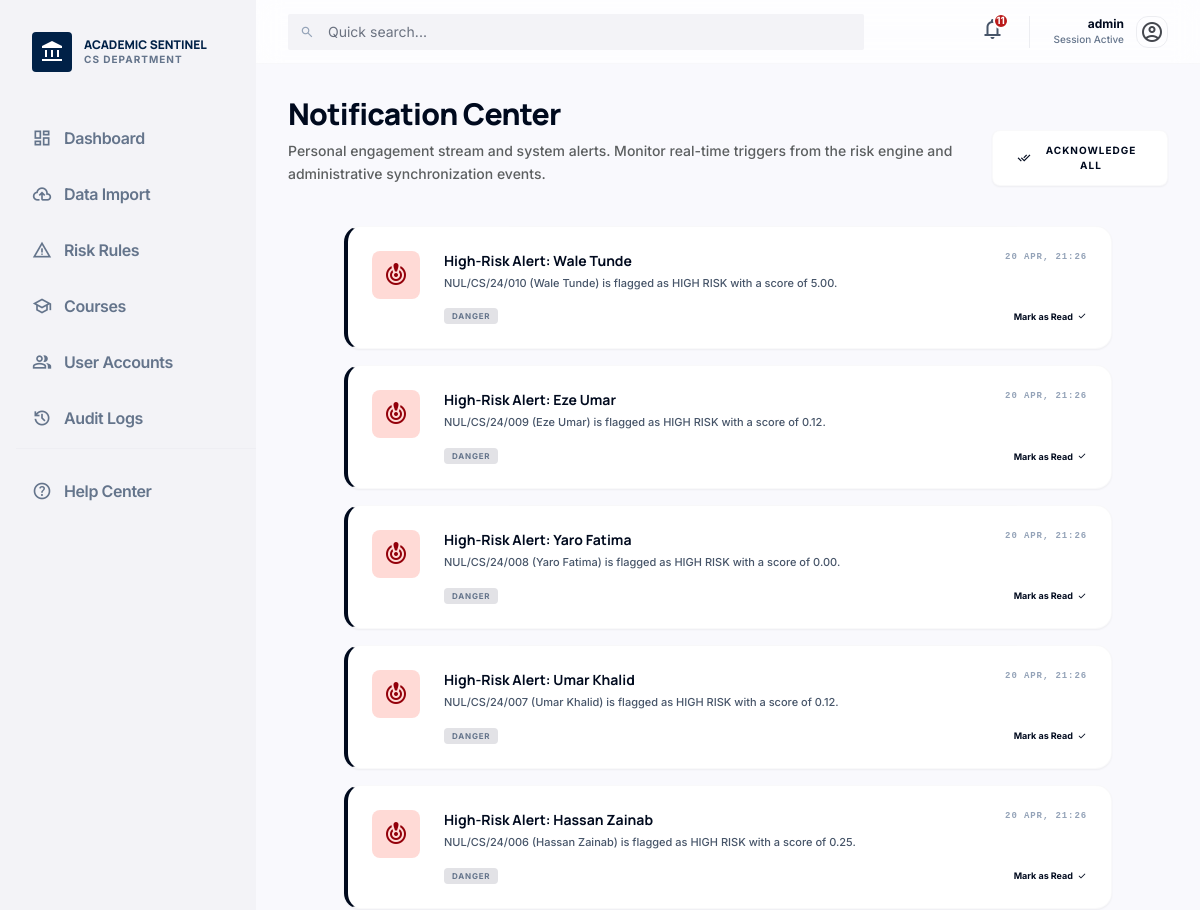
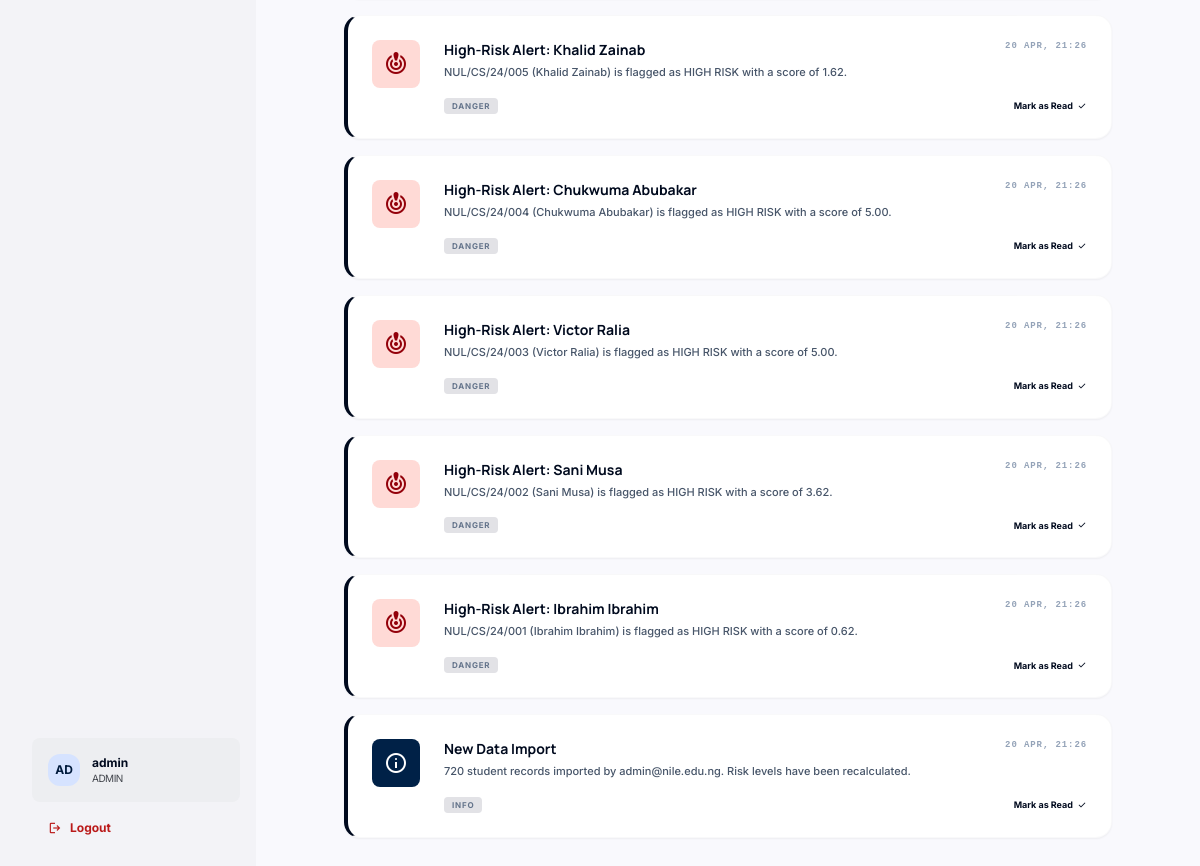
Screenshot of /notifications/ (signed in) with the database file from the repository (2 pictures, top to bottom).
### backend/models.py (models this page shows, shortened)
class User(UserMixin, db.Model):
    __tablename__ = 'users'
    id = db.Column(db.Integer, primary_key=True)
    username = db.Column(db.String(64), unique=True, nullable=True)
    email = db.Column(db.String(120), unique=True, nullable=False)
    password_hash = db.Column(db.String(128))
    role = db.Column(db.String(20), default='Staff')  # Admin or Staff
    is_active = db.Column(db.Boolean, default=True)
    created_at = db.Column(db.DateTime, default=datetime.utcnow)

class Notification(db.Model):
    __tablename__ = 'notifications'
    id = db.Column(db.Integer, primary_key=True)
    user_id = db.Column(db.Integer, db.ForeignKey('users.id'))
    title = db.Column(db.String(100))
    body = db.Column(db.Text)
    category = db.Column(db.String(20), default='info')  # info | warning | danger
    is_read = db.Column(db.Boolean, default=False)
    timestamp = db.Column(db.DateTime, default=datetime.utcnow)
    user = db.relationship('User', backref='notifications', foreign_keys=[user_id])

### backend/routes/notifications.py (the view)
@notify_bp.route('/')
@login_required
def index():
    notifs = Notification.query.filter_by(user_id=current_user.id)\
                               .order_by(Notification.timestamp.desc()).all()
    return render_template('notifications/index.html', notifications=notifs)

### templates/notifications/index.html (shortened to what this page needs)
{% extends "base.html" %}
{% block content %}
<div class="flex flex-col md:flex-row justify-between items-end mb-10 gap-8">
    <div class="max-w-2xl">
        <h1 class="text-3xl font-extrabold text-primary font-headline tracking-tight mb-2">Notification Center</h1>
        <p class="text-secondary font-body leading-relaxed text-sm font-medium">
            Personal engagement stream and system alerts. Monitor real-time triggers from the risk engine and administrative synchronization events.
        </p>
    </div>
    {% if notifications %}
    <form action="{{ url_for('notify.mark_all_read') }}" method="POST">
        <button type="submit" class="inline-flex items-center gap-2 px-6 py-3 bg-white border border-outline-variant/10 rounded-xl text-[10px] font-bold text-primary uppercase tracking-widest hover:bg-surface-container-low transition-all shadow-sm">
            <span class="material-symbols-outlined text-sm">done_all</span>
            Acknowledge All
        </button>
    </form>
    {% endif %}
</div>
<div class="max-w-3xl mx-auto space-y-4">
    {% for n in notifications %}
    <div class="relative group bg-white rounded-2xl border border-outline-variant/10 shadow-sm p-6 flex gap-6 items-start transition-all hover:shadow-md {% if not n.is_read %}border-l-4 border-l-primary bg-primary/5{% endif %}">
        <div class="w-12 h-12 flex-shrink-0 rounded-xl flex items-center justify-center
            {% if n.category == 'danger' %}bg-error-container text-on-error-container
            {% elif n.category == 'warning' %}bg-[#ffd9df] text-[#8f003f]
            {% else %}bg-primary-container text-white{% endif %}">
            <span class="material-symbols-outlined">
            </span>
        </div>
        <div class="flex-1 min-w-0">
            <div class="flex justify-between items-start mb-1">
                <h3 class="font-bold text-primary text-sm truncate pr-4">{{ n.title }}</h3>
                <span class="text-[9px] font-mono text-slate-400 font-bold uppercase tracking-widest flex-shrink-0">
                    {{ n.timestamp.strftime('%d %b, %H:%M') }}
                </span>
            </div>
            <p class="text-[11px] text-slate-600 leading-relaxed font-medium mb-4">{{ n.body }}</p>
            <div class="flex items-center justify-between">
                <div class="flex items-center gap-2">
                    <span class="px-2 py-0.5 rounded-[4px] bg-surface-container-highest text-[8px] font-bold uppercase tracking-widest text-slate-500">
                        {{ n.category or 'System' }}
                    </span>
                </div>
                {% if not n.is_read %}
                <form action="{{ url_for('notify.mark_read', notif_id=n.id) }}" method="POST">
                    <button type="submit" class="text-[9px] font-bold text-primary hover:underline flex items-center gap-1">
                        Mark as Read
                        <span class="material-symbols-outlined text-[10px]">check</span>
                    </button>
                </form>
                {% else %}
                <span class="text-[9px] font-bold text-slate-300 flex items-center gap-1">
                    Acknowledged
                    <span class="material-symbols-outlined text-[10px]">done_all</span>
                </span>
                {% endif %}
            </div>
        </div>
    </div>
    {% endfor %}
</div>
{% endblock %}

### templates/base.html (shortened to what this page needs)
<!DOCTYPE html>
<html class="light" lang="en">
<head>
    <script src="https://cdn.tailwindcss.com?plugins=forms,container-queries"></script>
    <script id="tailwind-config">
        tailwind.config = {
            darkMode: "class",
            theme: {
                extend: {
                    "colors": {
                        "on-background": "#191c1e",
                        "tertiary-fixed": "#ffd9df",
                        "secondary": "#5c5f60",
                        "primary-container": "#002147",
                        "primary-fixed-dim": "#aec7f6",
                        "secondary-fixed": "#e1e3e4",
                        "outline-variant": "#c4c6cf",
                        "on-primary-fixed-variant": "#2d476f",
                        "surface-container-lowest": "#ffffff",
                        "on-tertiary-fixed": "#3f0018",
                        "primary": "#000a1e",
                        "tertiary": "#200008",
                        "on-secondary-fixed-variant": "#454748",
                        "surface-container-highest": "#e2e2e6",
                        "on-primary": "#ffffff",
                        "surface-container": "#edeef1",
                        "on-secondary": "#ffffff",
                        "on-tertiary": "#ffffff",
                        "tertiary-container": "#4a001d",
                        "on-tertiary-container": "#f4447e",
                        "surface-container-high": "#e7e8eb",
                        "on-surface-variant": "#44474e",
                        "tertiary-fixed-dim": "#ffb1c2",
                        "on-primary-container": "#708ab5",
                        "surface-variant": "#e2e2e6",
                        "inverse-primary": "#aec7f6",
                        "outline": "#74777f",
                        "on-secondary-container": "#626566",
                        "surface-tint": "#465f88",
                        "on-error-container": "#93000a",
                        "background": "#f9f9fd",
                        "inverse-surface": "#2e3133",
                        "surface-container-low": "#f3f3f7",
                        "surface": "#f9f9fd",
                        "primary-fixed": "#d6e3ff",
                        "secondary-fixed-dim": "#c5c7c8",
                        "secondary-container": "#e1e3e4",
                        "error": "#ba1a1a",
                        "error-container": "#ffdad6",
                        "on-primary-fixed": "#001b3d",
                        "on-tertiary-fixed-variant": "#8f003f",
                        "inverse-on-surface": "#f0f0f4",
                        "on-error": "#ffffff",
                        "on-secondary-fixed": "#191c1d",
                        "surface-dim": "#d9dadd",
                        "surface-bright": "#f9f9fd",
                        "on-surface": "#191c1e"
                    },
                    "borderRadius": {
                        "DEFAULT": "0.125rem",
                        "lg": "0.25rem",
                        "xl": "0.5rem",
                        "full": "0.75rem"
                    },
                    "fontFamily": {
                        "headline": ["Manrope"],
                        "body": ["Inter"],
                        "label": ["Inter"]
                    }
                },
            },
        }
    </script>
</head>
<body class="bg-surface text-on-surface min-h-screen {% if current_user.is_authenticated %}flex{% endif %}">
    {% if current_user.is_authenticated %}
    <aside class="h-screen w-64 fixed left-0 top-0 bg-[#f3f3f7] dark:bg-slate-900 flex flex-col py-8 pl-4 z-50">
        <div class="mb-10 px-4">
            <div class="flex items-center gap-3">
                <div class="w-10 h-10 bg-primary-container rounded-lg flex items-center justify-center text-white">
                    <span class="material-symbols-outlined" style="font-variation-settings: 'FILL' 1;">account_balance</span>
                </div>
                <div>
                    <h1 class="text-xs font-extrabold text-[#002147] dark:text-white font-headline leading-tight">ACADEMIC SENTINEL</h1>
                    <p class="text-[10px] text-slate-500 font-manrope font-bold tracking-widest uppercase">CS Department</p>
                </div>
            </div>
        </div>
        <nav class="flex-1 space-y-1">
            {% if current_user.role == 'Admin' %}
            <a class="flex items-center gap-3 px-4 py-3 text-slate-500 font-manrope font-semibold tracking-tight hover:bg-white rounded-l-lg transition-all" href="{{ url_for('admin.dashboard') }}">
                <span class="material-symbols-outlined text-xl">dashboard</span>
                <span>Dashboard</span>
            </a>
            <a class="flex items-center gap-3 px-4 py-3 text-slate-500 font-manrope font-semibold tracking-tight hover:bg-white rounded-l-lg transition-all" href="{{ url_for('admin.import_data') }}">
                <span class="material-symbols-outlined text-xl">cloud_upload</span>
                <span>Data Import</span>
            </a>
            <a class="flex items-center gap-3 px-4 py-3 text-slate-500 font-manrope font-semibold tracking-tight hover:bg-white rounded-l-lg transition-all" href="{{ url_for('admin.risk_rules') }}">
                <span class="material-symbols-outlined text-xl">warning</span>
                <span>Risk Rules</span>
            </a>
            <a class="flex items-center gap-3 px-4 py-3 text-slate-500 font-manrope font-semibold tracking-tight hover:bg-white rounded-l-lg transition-all" href="{{ url_for('admin.courses') }}">
                <span class="material-symbols-outlined text-xl">school</span>
                <span>Courses</span>
            </a>
            <a class="flex items-center gap-3 px-4 py-3 text-slate-500 font-manrope font-semibold tracking-tight hover:bg-white rounded-l-lg transition-all" href="{{ url_for('admin.users') }}">
                <span class="material-symbols-outlined text-xl">group</span>
                <span>User Accounts</span>
            </a>
            <a class="flex items-center gap-3 px-4 py-3 text-slate-500 font-manrope font-semibold tracking-tight hover:bg-white rounded-l-lg transition-all" href="{{ url_for('admin.audit_logs') }}">
                <span class="material-symbols-outlined text-xl">history</span>
                <span>Audit Logs</span>
            </a>
            {% endif %}
            <div class="mt-8 pt-4 border-t border-outline-variant/10">
                <a class="flex items-center gap-3 px-4 py-3 text-slate-500 font-manrope font-semibold tracking-tight hover:bg-white rounded-l-lg transition-all" href="{{ url_for('help.index') }}">
                    <span class="material-symbols-outlined text-xl">help_outline</span>
                    <span>Help Center</span>
                </a>
            </div>
        </nav>
        <div class="mt-auto px-4">
            <div class="bg-surface-container rounded-xl p-4 flex items-center gap-3">
                <div class="w-8 h-8 rounded-full bg-primary-fixed flex items-center justify-center font-bold text-xs text-on-primary-fixed">
                    {{ current_user.username[:2]|upper }}
                </div>
                <div class="overflow-hidden">
                    <p class="text-xs font-bold text-primary truncate">{{ current_user.username }}</p>
                    <p class="text-[10px] text-on-surface-variant uppercase tracking-tighter">{{ current_user.role }}</p>
                </div>
            </div>
            <a href="{{ url_for('auth.logout') }}" class="flex items-center gap-2 mt-4 px-4 text-xs font-bold text-error hover:opacity-70 transition-all">
                <span class="material-symbols-outlined text-sm">logout</span>
                Logout
            </a>
        </div>
    </aside>
    <div class="flex-1 ml-64 min-h-screen flex flex-col">
        <header class="fixed top-0 right-0 w-[calc(100%-16rem)] z-40 bg-white/70 backdrop-blur-md flex justify-between items-center h-16 px-8 border-b border-outline-variant/10">
            <div class="flex items-center flex-1 max-w-xl">
                <div class="relative w-full">
                    <span class="material-symbols-outlined absolute left-3 top-1/2 -translate-y-1/2 text-slate-400 text-sm">search</span>
                    <input class="w-full bg-surface-container-low border-none rounded-sm py-2 pl-10 pr-4 text-sm focus:ring-1 focus:ring-primary-container" placeholder="Quick search..." type="text"/>
                </div>
            </div>
            <div class="flex items-center gap-6">
                <a href="{{ url_for('notify.index') }}" class="relative text-slate-600 hover:text-[#002147] transition-all">
                    <span class="material-symbols-outlined">notifications</span>
                    {% if unread_notif_count > 0 %}
                    <span class="absolute -top-1 -right-1 w-4 h-4 bg-error text-white text-[10px] font-bold rounded-full flex items-center justify-center border-2 border-white">
                        {{ unread_notif_count }}
                    </span>
                    {% endif %}
                </a>
                <a href="{{ url_for('auth.profile') }}" class="flex items-center gap-3 group">
                    <div class="text-right hidden sm:block">
                        <div class="text-xs font-bold text-primary group-hover:text-primary-container transition-colors">{{ current_user.username }}</div>
                        <div class="text-[10px] text-slate-500 font-medium">Session Active</div>
                    </div>
                    <div class="w-8 h-8 rounded-full overflow-hidden border border-outline-variant/30 group-hover:border-primary-container transition-all">
                        <span class="material-symbols-outlined text-on-surface-variant flex items-center justify-center h-full">account_circle</span>
                    </div>
                </a>
            </div>
        </header>
        <main class="mt-16 p-8 flex-1">
            {% block content %}{% endblock %}
        </main>
    </div>
    {% else %}
        {% block auth_content %}{% endblock %}
    {% endif %}
</body>
</html>

### templates/base.html (style rules this page uses)
.material-symbols-outlined { font-variation-settings: 'FILL' 0, 'wght' 400, 'GRAD' 0, 'opsz' 24; }
body { font-family: 'Inter', sans-serif; }
h1, h2, h3, h4, .font-headline { font-family: 'Manrope', sans-serif; }

### rows the page displays
User: username "AD", username "admin", role "ADMIN"
Notification: title "High-Risk Alert: Wale Tunde", timestamp "20 APR, 21:26", body "NUL/CS/24/010 (Wale Tunde) is flagged as HIGH RISK with a score of 5.00.", category "DANGER"
Notification: title "High-Risk Alert: Eze Umar", timestamp "20 APR, 21:26", body "NUL/CS/24/009 (Eze Umar) is flagged as HIGH RISK with a score of 0.12.", category "DANGER"
Notification: title "High-Risk Alert: Yaro Fatima", timestamp "20 APR, 21:26", body "NUL/CS/24/008 (Yaro Fatima) is flagged as HIGH RISK with a score of 0.00.", category "DANGER"
Notification: title "High-Risk Alert: Umar Khalid", timestamp "20 APR, 21:26", body "NUL/CS/24/007 (Umar Khalid) is flagged as HIGH RISK with a score of 0.12.", category "DANGER"
Notification: title "High-Risk Alert: Hassan Zainab", timestamp "20 APR, 21:26", body "NUL/CS/24/006 (Hassan Zainab) is flagged as HIGH RISK with a score of 0.25.", category "DANGER"
Notification: title "High-Risk Alert: Khalid Zainab", timestamp "20 APR, 21:26", body "NUL/CS/24/005 (Khalid Zainab) is flagged as HIGH RISK with a score of 1.62.", category "DANGER"
Notification: title "High-Risk Alert: Chukwuma Abubakar", timestamp "20 APR, 21:26", body "NUL/CS/24/004 (Chukwuma Abubakar) is flagged as HIGH RISK with a score of 5.00.", category "DANGER"
Notification: title "High-Risk Alert: Victor Ralia", timestamp "20 APR, 21:26", body "NUL/CS/24/003 (Victor Ralia) is flagged as HIGH RISK with a score of 5.00.", category "DANGER"
Notification: title "High-Risk Alert: Sani Musa", timestamp "20 APR, 21:26", body "NUL/CS/24/002 (Sani Musa) is flagged as HIGH RISK with a score of 3.62.", category "DANGER"
Notification: title "High-Risk Alert: Ibrahim Ibrahim", timestamp "20 APR, 21:26", body "NUL/CS/24/001 (Ibrahim Ibrahim) is flagged as HIGH RISK with a score of 0.62.", category "DANGER"
Notification: title "New Data Import", timestamp "20 APR, 21:26", body "720 student records imported by admin@nile.edu.ng. Risk levels have been recalculated.", category "INFO"

### other values shown
{{ unread_notif_count }} "11"
